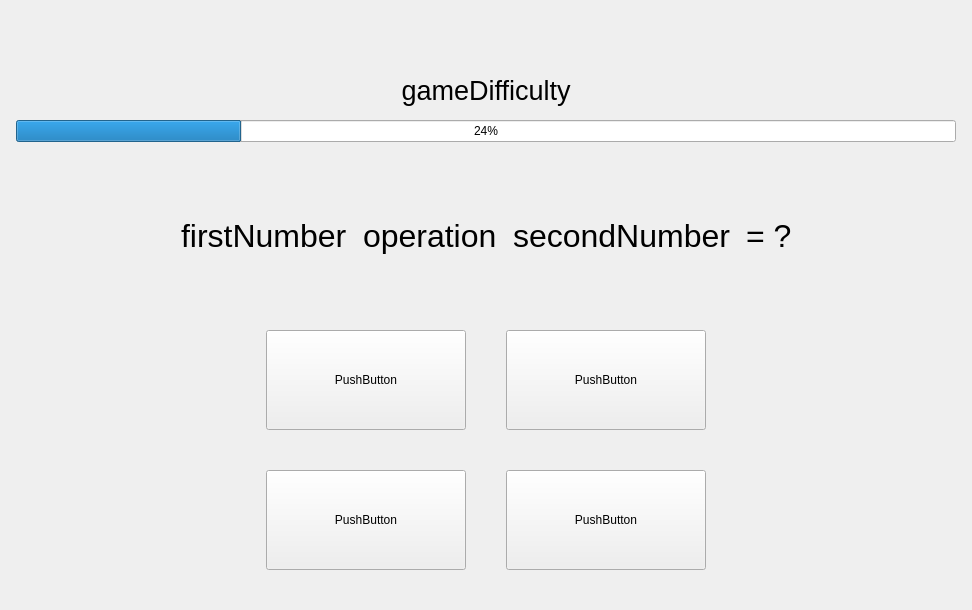
<?xml version="1.0" encoding="UTF-8"?>
<ui version="4.0">
 <class>Form</class>
 <widget class="QWidget" name="Form">
  <property name="geometry">
   <rect>
    <x>0</x>
    <y>0</y>
    <width>972</width>
    <height>610</height>
   </rect>
  </property>
  <property name="windowTitle">
   <string>Form</string>
  </property>
  <layout class="QVBoxLayout" name="main_v_layout" stretch="0,1,1,1,1">
   <property name="spacing">
    <number>5</number>
   </property>
   <property name="leftMargin">
    <number>16</number>
   </property>
   <property name="topMargin">
    <number>40</number>
   </property>
   <property name="rightMargin">
    <number>16</number>
   </property>
   <property name="bottomMargin">
    <number>40</number>
   </property>
   <item>
    <layout class="QHBoxLayout" name="layout_heart_icon">
     <item>
      <spacer name="spacer_layout_heart">
       <property name="orientation">
        <enum>Qt::Horizontal</enum>
       </property>
       <property name="sizeHint" stdset="0">
        <size>
         <width>40</width>
         <height>20</height>
        </size>
       </property>
      </spacer>
     </item>
     <item>
      <widget class="QLabel" name="icon_heart">
       <property name="maximumSize">
        <size>
         <width>30</width>
         <height>30</height>
        </size>
       </property>
       <property name="text">
        <string/>
       </property>
       <property name="pixmap">
        <pixmap>../../../Pictures/Screenshots/Screenshot_20240417_231504.png</pixmap>
       </property>
       <property name="scaledContents">
        <bool>true</bool>
       </property>
      </widget>
     </item>
    </layout>
   </item>
   <item>
    <widget class="QLabel" name="label_game_difficulty">
     <property name="maximumSize">
      <size>
       <width>16777215</width>
       <height>50</height>
      </size>
     </property>
     <property name="font">
      <font>
       <pointsize>20</pointsize>
      </font>
     </property>
     <property name="text">
      <string>gameDifficulty</string>
     </property>
     <property name="alignment">
      <set>Qt::AlignCenter</set>
     </property>
    </widget>
   </item>
   <item>
    <widget class="QProgressBar" name="progress_bar">
     <property name="value">
      <number>24</number>
     </property>
    </widget>
   </item>
   <item>
    <layout class="QHBoxLayout" name="question_h_layout" stretch="1,0,0,0,0,1">
     <property name="spacing">
      <number>16</number>
     </property>
     <item>
      <spacer name="horizontalSpacer_2">
       <property name="orientation">
        <enum>Qt::Horizontal</enum>
       </property>
       <property name="sizeHint" stdset="0">
        <size>
         <width>40</width>
         <height>20</height>
        </size>
       </property>
      </spacer>
     </item>
     <item>
      <widget class="QLabel" name="labelFirstNumber">
       <property name="font">
        <font>
         <pointsize>24</pointsize>
        </font>
       </property>
       <property name="text">
        <string>firstNumber</string>
       </property>
      </widget>
     </item>
     <item>
      <widget class="QLabel" name="labelOperation">
       <property name="font">
        <font>
         <pointsize>24</pointsize>
        </font>
       </property>
       <property name="text">
        <string>operation</string>
       </property>
      </widget>
     </item>
     <item>
      <widget class="QLabel" name="labelSecondNumber">
       <property name="font">
        <font>
         <pointsize>24</pointsize>
        </font>
       </property>
       <property name="text">
        <string>secondNumber</string>
       </property>
      </widget>
     </item>
     <item>
      <widget class="QLabel" name="label">
       <property name="font">
        <font>
         <pointsize>24</pointsize>
        </font>
       </property>
       <property name="text">
        <string>= ?</string>
       </property>
      </widget>
     </item>
     <item>
      <spacer name="horizontalSpacer">
       <property name="orientation">
        <enum>Qt::Horizontal</enum>
       </property>
       <property name="sizeHint" stdset="0">
        <size>
         <width>40</width>
         <height>20</height>
        </size>
       </property>
      </spacer>
     </item>
    </layout>
   </item>
   <item>
    <layout class="QGridLayout" name="answers_g_layout">
     <property name="spacing">
      <number>40</number>
     </property>
     <item row="1" column="1">
      <widget class="QPushButton" name="btn_answer2">
       <property name="minimumSize">
        <size>
         <width>200</width>
         <height>100</height>
        </size>
       </property>
       <property name="text">
        <string>PushButton</string>
       </property>
      </widget>
     </item>
     <item row="1" column="2">
      <widget class="QPushButton" name="btn_answer4">
       <property name="minimumSize">
        <size>
         <width>200</width>
         <height>100</height>
        </size>
       </property>
       <property name="text">
        <string>PushButton</string>
       </property>
      </widget>
     </item>
     <item row="0" column="2">
      <widget class="QPushButton" name="btn_answer1">
       <property name="minimumSize">
        <size>
         <width>200</width>
         <height>100</height>
        </size>
       </property>
       <property name="text">
        <string>PushButton</string>
       </property>
      </widget>
     </item>
     <item row="0" column="3">
      <spacer name="hspacergrid">
       <property name="orientation">
        <enum>Qt::Horizontal</enum>
       </property>
       <property name="sizeHint" stdset="0">
        <size>
         <width>40</width>
         <height>20</height>
        </size>
       </property>
      </spacer>
     </item>
     <item row="0" column="1">
      <widget class="QPushButton" name="btn_answer3">
       <property name="minimumSize">
        <size>
         <width>200</width>
         <height>100</height>
        </size>
       </property>
       <property name="text">
        <string>PushButton</string>
       </property>
      </widget>
     </item>
     <item row="0" column="0">
      <spacer name="hspacergrid1">
       <property name="orientation">
        <enum>Qt::Horizontal</enum>
       </property>
       <property name="sizeHint" stdset="0">
        <size>
         <width>40</width>
         <height>20</height>
        </size>
       </property>
      </spacer>
     </item>
    </layout>
   </item>
  </layout>
 </widget>
 <resources/>
 <connections/>
</ui>
